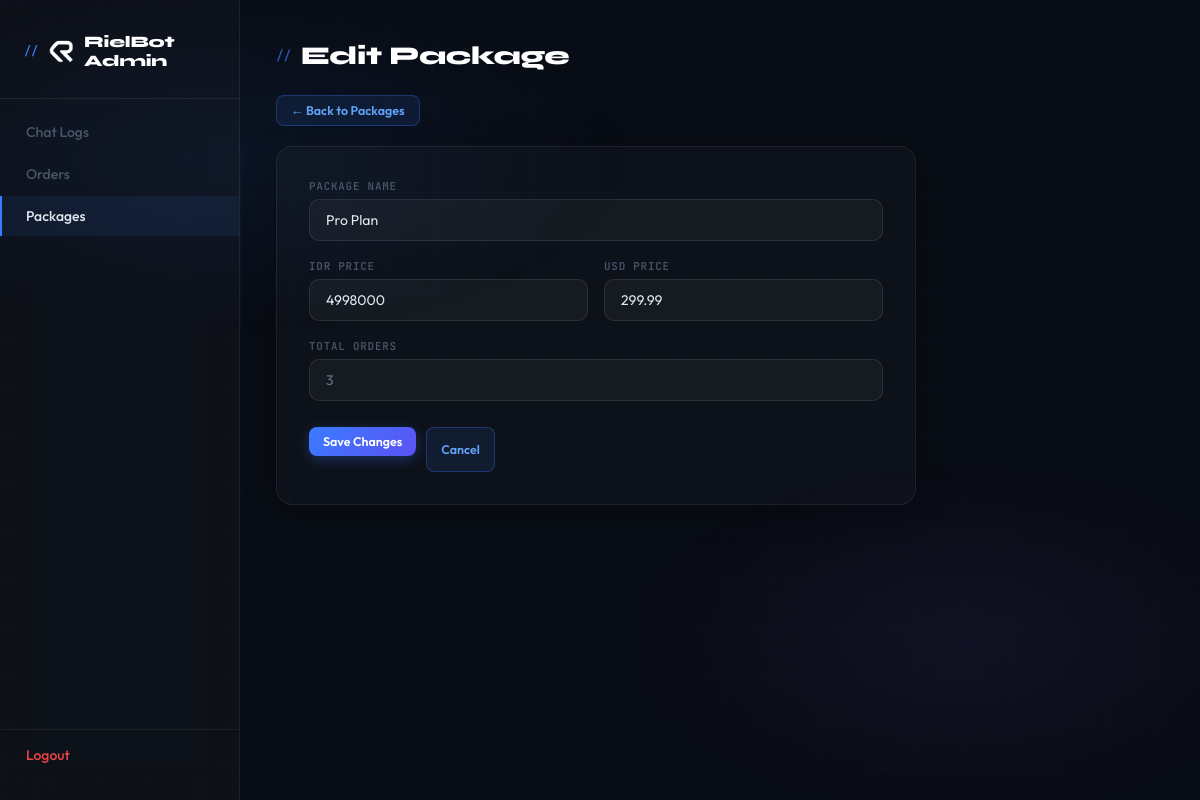
Page /admin_edit.php?table=packages&id=2 (signed in) on the committed database.
### tables this page shows
CREATE TABLE `packages` (
  `id` int(11) NOT NULL,
  `package_name` varchar(20) NOT NULL,
  `idr_price` int(10) NOT NULL,
  `us_price` decimal(10,2) NOT NULL DEFAULT 0.00,
  `orders` int(3) NOT NULL
);

### admin_edit.php (the view, shortened to what this page needs)
<?php
$configPath = '/home/rier5192/config.php';
if (file_exists($configPath)) {
    $config = require $configPath;
} else {
    $config = require __DIR__ . '/config.php';
}
$dbHost = $config['DB_HOST'] ?? 'localhost';
$dbName = $config['DB_NAME'] ?? 'rielcode';
$dbUser = $config['DB_USER'] ?? 'root';
$dbPass = $config['DB_PASS'] ?? '';
try {
    $pdo = new PDO("mysql:host=$dbHost;dbname=$dbName;charset=utf8", $dbUser, $dbPass);
    $pdo->setAttribute(PDO::ATTR_ERRMODE, PDO::ERRMODE_EXCEPTION);
} catch (PDOException $e) {
    die("DB Connection failed: " . htmlspecialchars($e->getMessage()));
}
$allowedTables = ['orders', 'packages'];
$table = in_array($_GET['table'] ?? '', $allowedTables) ? $_GET['table'] : 'packages';
$id = isset($_GET['id']) ? (int)$_GET['id'] : null;
$data = null;
if ($id) {
    $stmt = $pdo->prepare("SELECT * FROM `$table` WHERE id = ?");
    $stmt->execute([$id]);
    $data = $stmt->fetch(PDO::FETCH_ASSOC);
}
$pageTitle = $id ? 'Edit' : 'Add';
$pageTitle .= ' ' . ($table === 'packages' ? 'Package' : 'Order');
?>
<!DOCTYPE html>
<html lang="en">
<head>
    <link rel="stylesheet" href="CSS/admin_style.css">
</head>
<body>
    <div class="wrapper">
        <div class="sidebar">
            <h2>
                <img src="IMG/Rielcode Logo Square Transparent Icon.png" alt="Rielcode" class="sidebar-logo">
                RielBot Admin
            </h2>
            <a href="admin.php?table=chat_logs">Chat Logs</a>
            <a href="admin.php?table=orders" class="<?= $table === 'orders' ? 'active' : '' ?>">Orders</a>
            <a href="admin.php?table=packages" class="<?= $table === 'packages' ? 'active' : '' ?>">Packages</a>
            <a href="admin_logout.php">Logout</a>
        </div>
        <div class="main-content">
            <h1><?= htmlspecialchars($pageTitle) ?></h1>
            <a href="admin.php?table=<?= $table ?>" class="button edit" style="margin-bottom: 20px; display: inline-flex;">← Back to <?= ucfirst($table) ?></a>
            <?php if ($table === 'packages'): ?>
                <div class="form-card">
                    <form method="post">
                        <div>
                            <label for="package_name">Package Name</label>
                            <input type="text" id="package_name" name="package_name"
                                   value="<?= htmlspecialchars($data['package_name'] ?? '') ?>"
                                   placeholder="e.g. Pro Plan" required>
                        </div>
                        <div class="form-row">
                            <div>
                                <label for="idr_price">IDR Price</label>
                                <input type="number" id="idr_price" name="idr_price"
                                       value="<?= htmlspecialchars($data['idr_price'] ?? '') ?>"
                                       placeholder="e.g. 1999000" required min="1">
                            </div>
                            <div>
                                <label for="us_price">USD Price</label>
                                <input type="number" id="us_price" name="us_price" step="0.01"
                                       value="<?= htmlspecialchars($data['us_price'] ?? '') ?>"
                                       placeholder="e.g. 119.99" required min="0.01">
                            </div>
                        </div>
                        <?php if ($data): ?>
                            <div>
                                <label>Total Orders</label>
                                <input type="text" value="<?= (int)($data['orders'] ?? 0) ?>" disabled
                                       style="color: #64748b; cursor: not-allowed;">
                            </div>
                        <?php endif; ?>
                        <div class="form-actions">
                            <button type="submit" class="button" style="background: linear-gradient(135deg, #3a7cff, #5b52f5); color: #fff; box-shadow: 0 4px 14px rgba(58,124,255,0.3);">
                                <?= $id ? 'Save Changes' : 'Create Package' ?>
                            </button>
                            <a href="admin.php?table=packages" class="button edit">Cancel</a>
                        </div>
                    </form>
                </div>
            <?php endif; ?>
        </div>
    </div>
</body>
</html>

### CSS/admin_style.css (style rules this page uses)
*, *::before, *::after { margin: 0; padding: 0; box-sizing: border-box; }
html { scroll-behavior: smooth; }
body { font-family: "Outfit", sans-serif; background-color: #080c14; color: #e2e8f0; min-height: 100dvh; overflow-x: hidden; }
body::before { content: ""; position: fixed; inset: 0; background-image: radial-gradient(ellipse 60% 40% at 20% 20%, rgba(58,124,255,0.07) 0%, transparent 55%), radial-gradient(ellipse 50% 40% at 80% 80%, rgba(163,91,255,0.07) 0%, transparent 55%), linear-gradient(rgba(58,124,255,0.025) 1px, transparent 1px), linear-gradient(90deg, rgba(58,124,255,0.025) 1px, transparent 1px); background-size: auto, auto, 48px 48px, 48px 48px; pointer-events: none; z-index: 0; }
.wrapper { display: flex; min-height: 100dvh; position: relative; }
.sidebar { width: 240px; flex-shrink: 0; background: rgba(255,255,255,0.025); border-right: 1px solid rgba(255,255,255,0.07); display: flex; flex-direction: column; padding: 32px 0 24px; position: sticky; top: 0; height: 100dvh; overflow-y: auto; backdrop-filter: blur(20px); -webkit-backdrop-filter: blur(20px); }
.sidebar h2 { font-family: "Syne", sans-serif; font-size: 1rem; font-weight: 800; color: #fff; padding: 0 24px 28px; border-bottom: 1px solid rgba(255,255,255,0.07); margin-bottom: 12px; letter-spacing: -0.2px; display: flex; align-items: center; gap: 10px; }
.sidebar-logo { width: 26px; height: 26px; object-fit: contain; flex-shrink: 0; filter: brightness(1.1); }
.sidebar h2::before { content: "// "; font-family: "JetBrains Mono", monospace; font-size: 0.75rem; color: #3a7cff; font-weight: 500; }
.sidebar a { display: flex; align-items: center; gap: 10px; padding: 11px 24px; color: #475569; text-decoration: none; font-size: 0.875rem; font-weight: 500; transition: all 0.2s ease; border-left: 2px solid transparent; margin: 1px 0; }
.sidebar a.active { color: #e2e8f0; background: rgba(58,124,255,0.08); border-left-color: #3a7cff; }
.sidebar a[href="admin_logout.php"] { margin-top: auto; color: #ef4444; border-top: 1px solid rgba(255,255,255,0.06); padding-top: 16px; margin-top: auto; }
.main-content { flex: 1; padding: 40px 36px; min-width: 0; }
.main-content h1 { font-family: "Syne", sans-serif; font-size: 1.6rem; font-weight: 800; color: #fff; margin-bottom: 24px; letter-spacing: -0.3px; display: flex; align-items: center; gap: 10px; }
.main-content h1::before { content: "//"; font-family: "JetBrains Mono", monospace; font-size: 0.8rem; color: #3a7cff; font-weight: 500; opacity: 0.7; }
.button { display: inline-flex; align-items: center; gap: 5px; padding: 7px 14px; border-radius: 8px; font-family: "Outfit", sans-serif; font-size: 0.78rem; font-weight: 600; text-decoration: none; cursor: pointer; border: none; transition: all 0.2s ease; white-space: nowrap; }
.button.add, .button[type="submit"], button.button { background: linear-gradient(135deg, #3a7cff, #5b52f5); color: #fff; box-shadow: 0 4px 14px rgba(58,124,255,0.3); margin-bottom: 16px; }
.button.edit { background: rgba(58,124,255,0.1); border: 1px solid rgba(58,124,255,0.3); color: #60a5fa; }
.form-card { background: rgba(255,255,255,0.025); border: 1px solid rgba(255,255,255,0.07); border-radius: 16px; padding: 32px; max-width: 640px; box-shadow: 0 4px 32px rgba(0,0,0,0.25); }
.form-card form { display: flex; flex-direction: column; gap: 18px; }
.form-card label { display: block; font-family: "JetBrains Mono", monospace; font-size: 0.68rem; font-weight: 600; color: #475569; letter-spacing: 0.8px; text-transform: uppercase; margin-bottom: 6px; }
.form-card input[type="text"], .form-card input[type="email"], .form-card input[type="number"], .form-card textarea, .form-card select { width: 100%; padding: 11px 16px; background: rgba(255,255,255,0.04); border: 1px solid rgba(255,255,255,0.09); border-radius: 10px; color: #e2e8f0; font-family: "Outfit", sans-serif; font-size: 0.875rem; outline: none; transition: all 0.2s ease; -webkit-appearance: none; }
.form-card input::placeholder, .form-card textarea::placeholder { color: #334155; }
.form-card .form-row { display: grid; grid-template-columns: 1fr 1fr; gap: 16px; }
.form-card .form-actions { display: flex; gap: 10px; margin-top: 8px; }

### rows in the picture
packages: package_name "Pro Plan", idr_price "4998000", us_price "299.99", orders "3"

### other values in the picture
$pageTitle "Edit Package"
$table "Packages"
